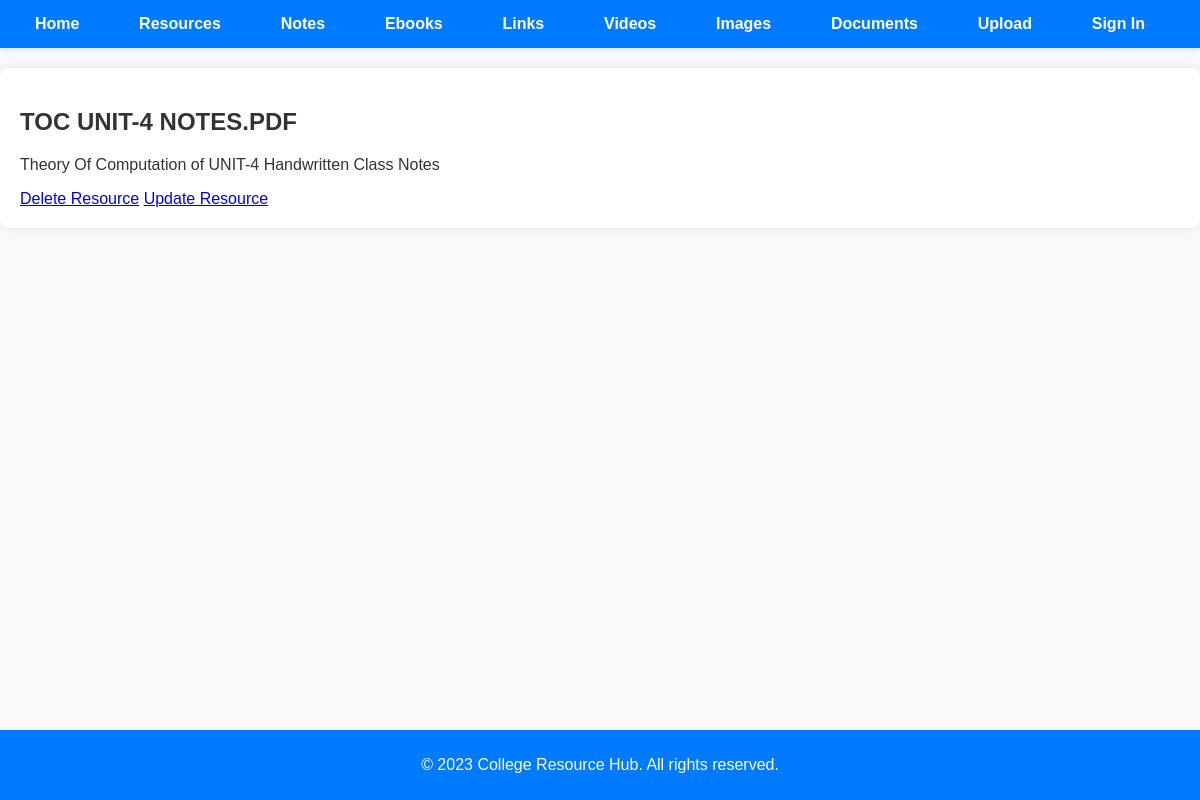
/resources/resources/15/, run on the app's committed database.
### resources/models.py (models this page shows, shortened)
class Resource(models.Model):
    title = models.CharField(max_length=255)
    description = models.TextField()
    upload_date = models.DateTimeField(auto_now_add=True)
    uploader = models.ForeignKey(settings.AUTH_USER_MODEL, on_delete=models.CASCADE)  # Use AUTH_USER_MODEL
    resource_type = models.ForeignKey(ResourceType, on_delete=models.SET_NULL, null=True)

### resources/views.py (the view)
# urls.py: path('resources/<int:pk>/', ResourceDetailView.as_view(), name='resource-detail'),
class ResourceDetailView(DetailView):
    model = Resource
    template_name = 'resources/resource_detail.html'
    context_object_name = 'resource'

### resources/templates/resources/resource_detail.html (shortened to what this page needs)
{% extends 'base.html' %}
{% load static %}
{% block content %}
    <h2>{{ resource.title }}</h2>
    <p>{{ resource.description }}</p>
    <a href="{% url 'delete_resource' resource.id %}">Delete Resource</a>
    <a href="{% url 'update_resource' resource.id %}">Update Resource</a>
{% endblock %}

### resources/static/css/style.css (style rules this page uses)
body { font-family: 'Arial', sans-serif; margin: 0; padding: 0; background-color: #f8f8f8; color: #333; }

### resources/templates/base.html (style rules this page uses)
body { font-family: 'Arial', sans-serif; margin: 0; padding: 0; background-color: #f8f9fa; }

### data on the page
Resource: title "TOC UNIT-4 NOTES.PDF", description "Theory Of Computation of UNIT-4 Handwritten Class Notes"
